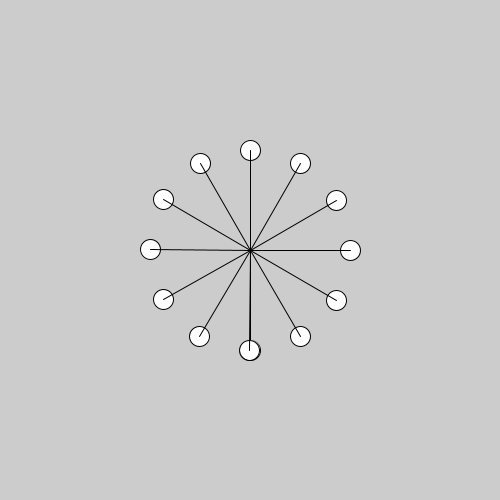
Frame 1 (no input)
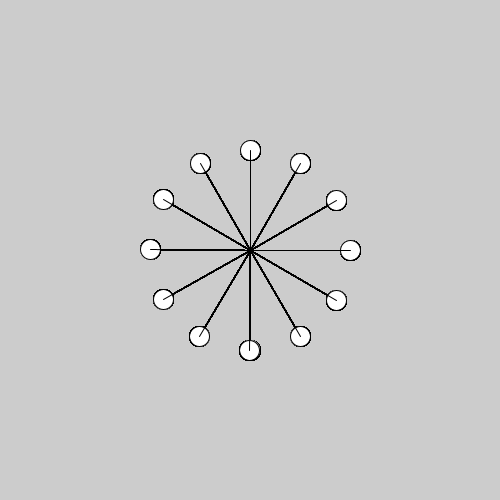
Frame 60 (the mouse pressed at the canvas centre just before this capture)
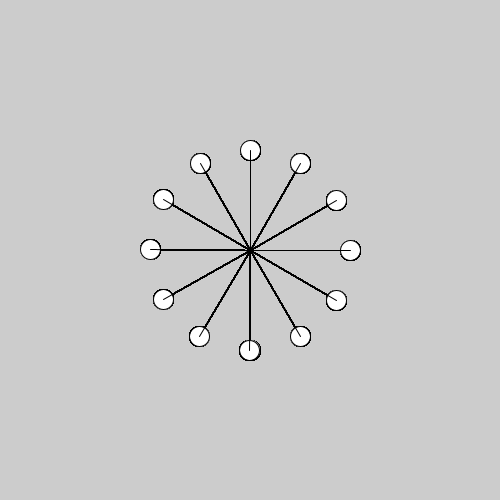
Frame 120 (the mouse held since frame 60 and released just before this capture)

The Processing sketch that drew these frames (run headless with seeded random() and noise(); from frame 60 on, the mouse is pressed at the canvas centre):

// Processing sketch: PointsOnCircle
// ── PointsOnCircle.pde
void setup()
{
  size(500, 500);
  centX = width / 2;
  centY = height / 2;
}

int centX;
int centY;

void draw()
{
  float segments = 12;
  float thetaInc = TWO_PI / segments;
  float theta = 0;
  float radius = 100;
  while (theta < TWO_PI)
  {
    float x;
    float y;
    x = centX + sin(theta) * radius;
    y = centY + cos(theta) * radius;
    ellipse(x, y, 20, 20);
    line(centX, centY, x, y);
    theta += thetaInc;
  }
}
